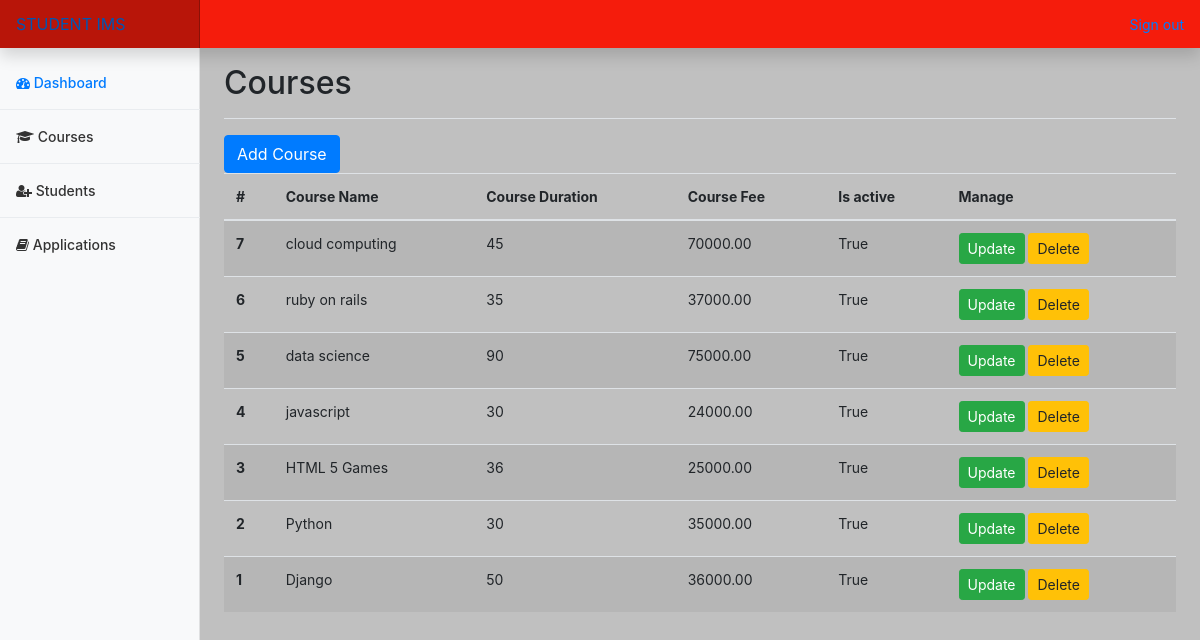
The app's page /courses/ (signed in) with its own data.
### sims_app/models.py (models this page shows, shortened)
class Course(models.Model):
    Course_Name = models.CharField(max_length=50)
    Course_Duration = models.IntegerField()
    Course_Fee = models.DecimalField(max_digits=7,decimal_places=2) # e.g 36000.00
    CreatedOn = models.DateTimeField(auto_now_add=True)
    IsActive = models.BooleanField(default=True)
    class Meta:
        ordering = ['-id']

### sims_app/views.py (the view)
# urls.py: path('courses/',views.coursesView,name="courses"),
@login_required
def coursesView(request):
    courses = Course.objects.all() # get all the courses
    dict = {'courses':courses}
    return render(request, 'sims_app/courses.html',dict)

### sims_app/templates/sims_app/courses.html (shortened to what this page needs)
{% extends 'base.html' %}
{% block content %}
    <main role="main" class="col-md-9 ml-sm-auto col-lg-10 px-md-4">
        <div class="d-flex justify-content-between flex-wrap flex-md-nowrap align-items-center pt-3 pb-2 mb-3 border-bottom">
            <h1 class="h2">Courses</h1>
        </div>
        <div>
            <button type="button" class="btn btn-primary" data-toggle="modal" data-target="#exampleModal">
                Add Course
            </button>
            <table class="table table-striped">
                <thead>
                <tr>
                    <th scope="col">#</th>
                    <th scope="col">Course Name</th>
                    <th scope="col">Course Duration</th>
                    <th scope="col">Course Fee</th>
                    <th scope="col">Is active</th>
                    <th scope="col">Manage</th>
                </tr>
                </thead>
                <tbody>
                {% for course in courses %}
                    <tr>
                        <th scope="row">{{ course.id }}</th>
                        <td>{{ course.Course_Name }}</td>
                        <td>{{ course.Course_Duration }}</td>
                        <td>{{ course.Course_Fee }}</td>
                        <td>{{ course.IsActive }}</td>
                        <td>
                            <button data-toggle="modal" data-target="#update{{ course.id }}"
                                    class="btn btn-sm btn-success">Update
                            </button>
                            <button data-toggle="modal" data-target="#delete{{ course.id }}"
                                    class="btn btn-sm btn-warning">Delete
                            </button>
                        </td>
                    </tr>
                {% endfor %}
                </tbody>
            </table>
        </div>
    </main>
{% endblock %}

### sims_app/static/css/custom-style.css (style rules this page uses)
body { font-size: .875rem; background-color: silver !important; }

### records on screen
Course: id "7", Course_Name "cloud computing", Course_Duration "45", Course_Fee "70000.00", IsActive "True"
Course: id "6", Course_Name "ruby on rails", Course_Duration "35", Course_Fee "37000.00", IsActive "True"
Course: id "5", Course_Name "data science", Course_Duration "90", Course_Fee "75000.00", IsActive "True"
Course: id "4", Course_Name "javascript", Course_Duration "30", Course_Fee "24000.00", IsActive "True"
Course: id "3", Course_Name "HTML 5 Games", Course_Duration "36", Course_Fee "25000.00", IsActive "True"
Course: id "2", Course_Name "Python", Course_Duration "30", Course_Fee "35000.00", IsActive "True"
Course: id "1", Course_Name "Django", Course_Duration "50", Course_Fee "36000.00", IsActive "True"
